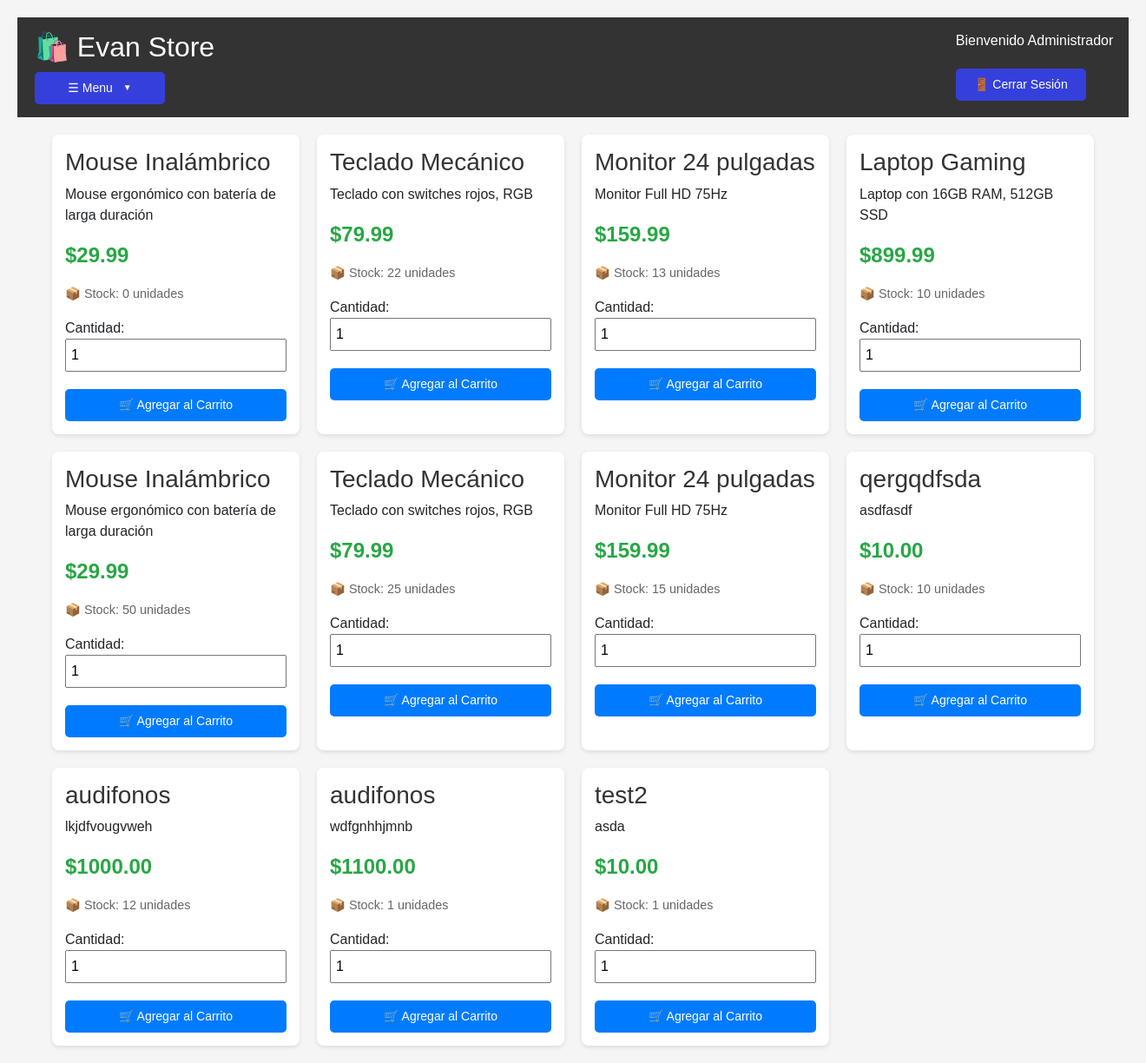
The page /tienda (signed in) on the database as committed earlier.
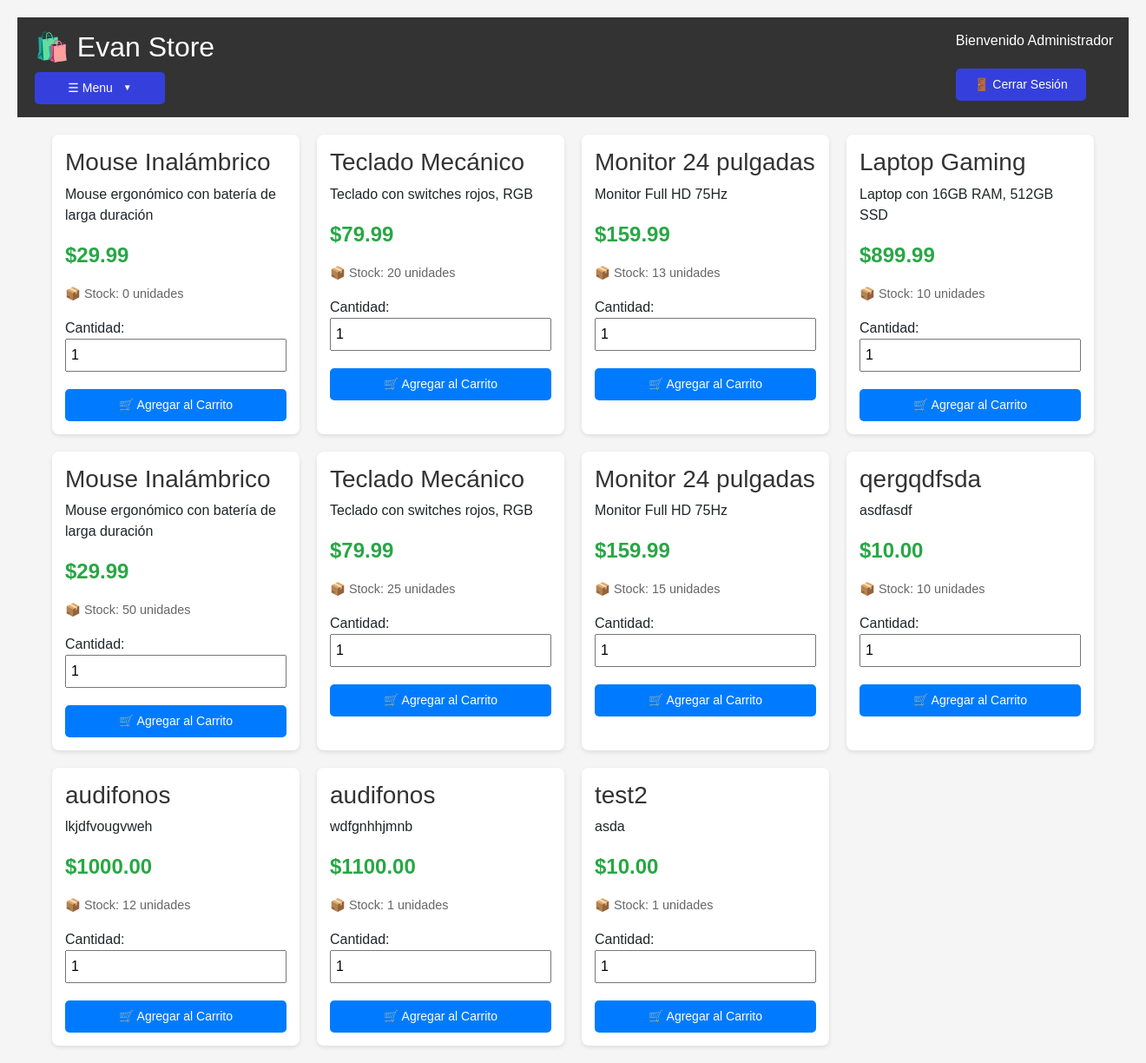
The same page on the database as committed later.
### models.py (models this page shows, shortened)
class Producto(db.Model):
    id = db.Column(db.Integer, primary_key=True)
    nombre = db.Column(db.String(200), nullable=False)
    descripcion = db.Column(db.Text)
    precio = db.Column(db.Float, nullable=False)
    stock = db.Column(db.Integer, default=0)
    imagen_url = db.Column(db.String(500))
    categoria = db.Column(db.String(100))
    fecha_creacion = db.Column(db.DateTime, default=datetime.utcnow)

### app.py (the view)
@app.route('/tienda')
@login_required
def tienda():
    productos = Producto.query.all()
    return render_template('productos.html', productos=productos)

### app.py (called while the page is built)
@login_manager.user_loader
def load_user(user_id):
    return Usuario.query.get(int(user_id))

### templates/productos.html (shortened to what this page needs)
<!DOCTYPE html>
<html lang="es">
<head>
    <link href="https://cdn.jsdelivr.net/npm/bootstrap@5.1.3/dist/css/bootstrap.min.css" rel="stylesheet">
    <link href="https://cdn.datatables.net/1.11.5/css/dataTables.bootstrap5.min.css" rel="stylesheet">
    <link rel="stylesheet" href="{{ url_for('static', filename='style.css') }}">
</head>
<body>
   {% include 'navbar.html' %}
    <div class="productos-container">
        {% for producto in productos %}
        <div class="producto-card">
            <h3>{{ producto.nombre }}</h3>
            <p>{{ producto.descripcion[:100] if producto.descripcion else 'Sin descripción' }}</p>
            <p class="precio">${{ "%.2f"|format(producto.precio) }}</p>
            <p class="stock">📦 Stock: {{ producto.stock }} unidades</p>
            <label>Cantidad:</label>
            <input type="number" id="cantidad-{{ producto.id }}" value="1" min="1" max="{{ producto.stock }}" style="width: 100%; margin-bottom: 10px; padding: 5px;">
            <button class="btn" onclick="agregarAlCarrito({{ producto.id }})">
                🛒 Agregar al Carrito
            </button>
        </div>
        {% endfor %}
    </div>
</body>
</html>

Rows that differ between the two databases and show on the page:
changed Producto (number 2 of 11 on the later page): stock "22" → "20"
